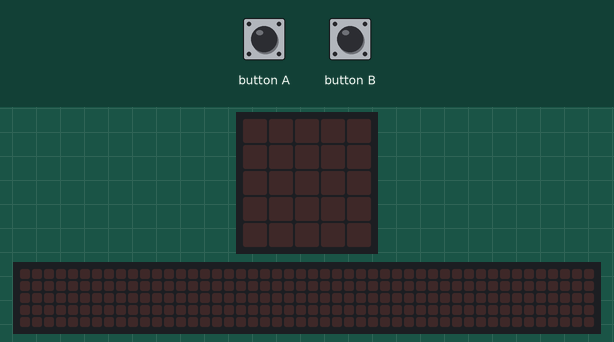
A program run on a simulated BBC micro:bit (MakeCode). Shown: the board's 5×5 LED display, a strip that is not on the board, showing the scrolling text unrolled. Inputs (shaded band) come from the test bench. The clock reads 2024-03-15 10:24:30 at power-on unless the program sets it; the 48×5 strip is a reading aid, not a part: it shows the text the display is scrolling, unrolled, one strip-width of it at a time.

Above: at 1.2 s.
1.3 s: button A pressed for 0.15 s
At 1.52 s:
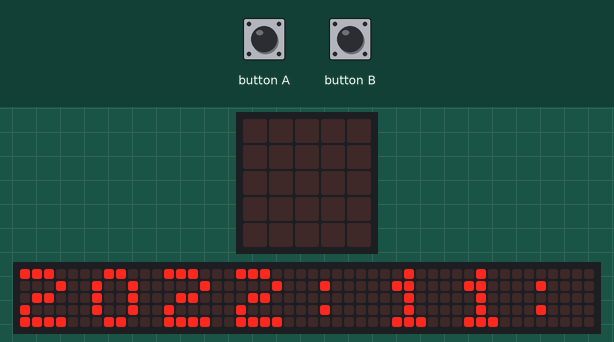
At 1.97 s:
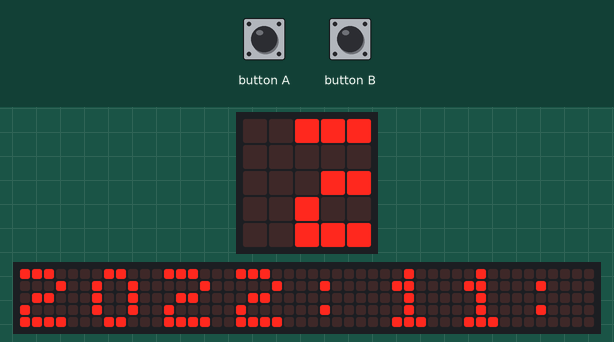

The program:

main.ts
```typescript
input.onButtonPressed(Button.A, function () {
    basic.showString("" + DS3231.year() + ":" + DS3231.month() + ":" + DS3231.day() + ":" + DS3231.date() + ":" + DS3231.hour() + ":" + DS3231.minute() + ":" + DS3231.second())
})
input.onGesture(Gesture.Shake, function () {
    step += 1
})
input.onButtonPressed(Button.B, function () {
    basic.showNumber(step)
    basic.pause(5000)
    led.stopAnimation()
})
let step = 0
DS3231.dateTime(
2022,
11,
27,
7,
12,
45,
10
)
step = 0
```

test.ts
```typescript
// 在這裡測試；當此封包作為擴充功能時，將不會編譯此內容。
```

Measured:
- after the input at 1.3 s, the display: changes after 0.15 s (image 1)
